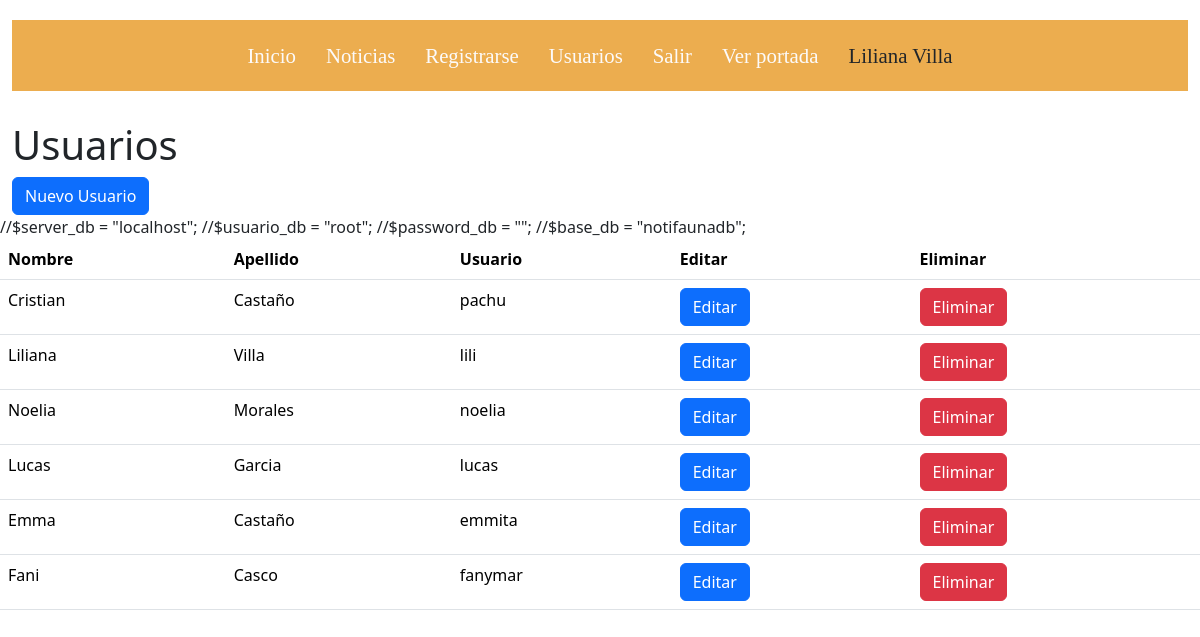
Page /admin/usuarios.php (signed in) on the committed database.
### tables this page shows
CREATE TABLE `usuarios` (
  `id_usuario` int(11) NOT NULL,
  `nombre` varchar(30) NOT NULL,
  `apellido` varchar(30) NOT NULL,
  `usuario` varchar(30) NOT NULL,
  `password` varchar(30) NOT NULL,
  `fecha` date NOT NULL
);

### admin/usuarios.php (the view, shortened to what this page needs)
<!DOCTYPE html>
<html lang="es">
<head>
    <link href="../lib/bootstrap-5.3.2/css/bootstrap.min.css" rel="stylesheet">
    <link rel="stylesheet" href="./CSS/styles.css">
</head>
<body>
    <div class="container-fluid">
        <?php require("menu.php"); ?>
        <h1>Usuarios</h1>
        <a href="usuarios_nueva.php" class="btn btn-primary">Nuevo Usuario</a>
    </div>
    <table class="table">
        <tr>
            <th>Nombre</th>
            <th>Apellido</th>
            <th>Usuario</th>
            <th>Editar</th>
            <th>Eliminar</th>
        </tr>
        <?php
        require("conexion.php");
        $conexion = mysqli_connect($server_db, $usuario_db, $password_db)
            or die("No se puede conectar con el servidor");
        mysqli_select_db($conexion, $base_db)
            or die("No se puede seleccionar la base de datos");
        $instruccion = "select * from usuarios  order by fecha desc";
        $consulta = mysqli_query($conexion, $instruccion) or die("no puedo consultar");
        while ($resultado = mysqli_fetch_array($consulta)) {
            print('
            <tr>
              <td>' . $resultado['nombre'] . '</td>
              <td>' . $resultado['apellido'] . '</td>
              <td>' . $resultado['usuario'] . '</td>
              <td><a href="usuarios_editar.php?id_usuario=' . $resultado['id_usuario'] . '" class="btn btn-primary">Editar</a></td>
              <td><a href="usuarios_eliminar.php?id_usuario=' . $resultado['id_usuario'] . '" class="btn btn-danger">Eliminar</a></td>
            </tr>
            ');
        }
        ?>
    </table>
</body>
</html>

### admin/CSS/styles.css (style rules this page uses)
body { margin: 0; padding: 0; }

### rows in the picture
usuarios: nombre "Cristian", apellido "Castaño", usuario "pachu"
usuarios: nombre "Liliana", apellido "Villa", usuario "lili"
usuarios: nombre "Noelia", apellido "Morales", usuario "noelia"
usuarios: nombre "Lucas", apellido "Garcia", usuario "lucas"
usuarios: nombre "Emma", apellido "Castaño", usuario "emmita"
usuarios: nombre "Fani", apellido "Casco", usuario "fanymar"

### other values in the picture
$_SESSION['nombre'] "Liliana"
$_SESSION['apellido'] "Villa"
